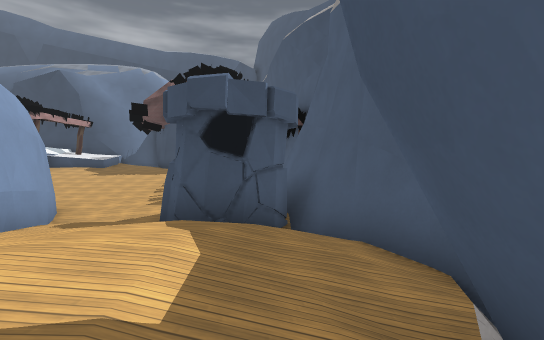
[1] (above)

12 first-person views from a walk through a level from a Godot 3-D game. The camera is 1.3 m above the floor, tilts 4° down and sees 90° across. The floor is counted in squares, 2 m on a side. Each view is taken from the middle of a square. On the plan, view 1 faces up. The plan holds only what a view shows up to about 9 squares ahead; the rest is blank. The place goes on beyond the plan. Some surface patterns are stand-ins.

[2]
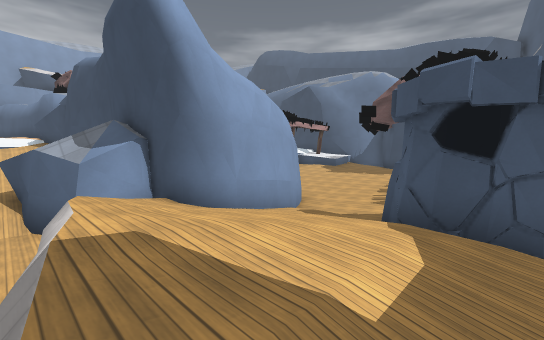

[3]
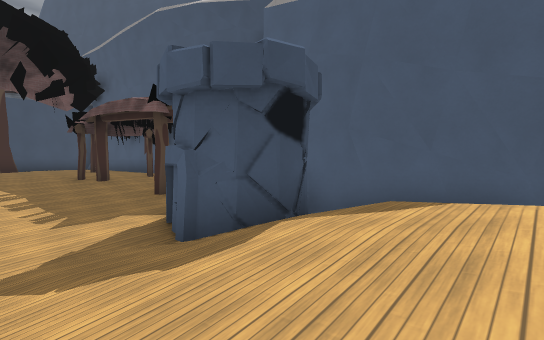

[4]
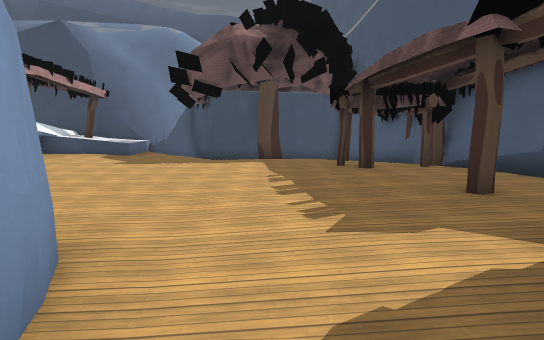

[5]
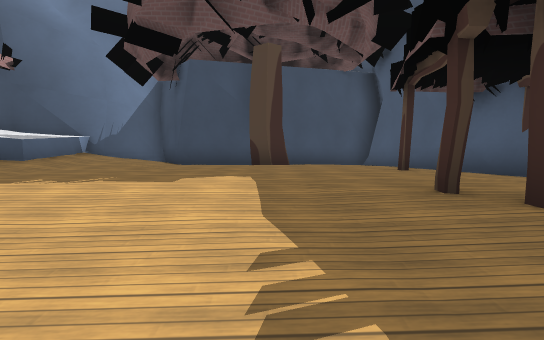

[6]
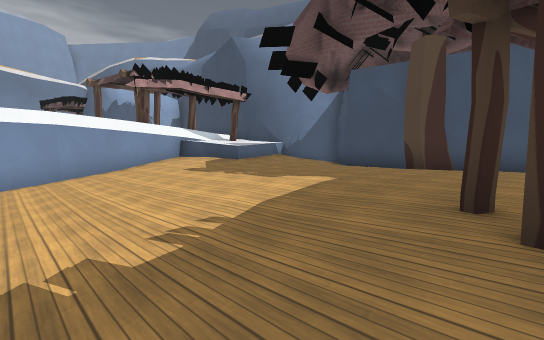

[7]
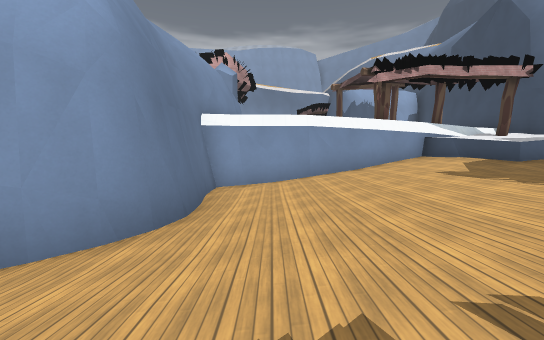

[8]
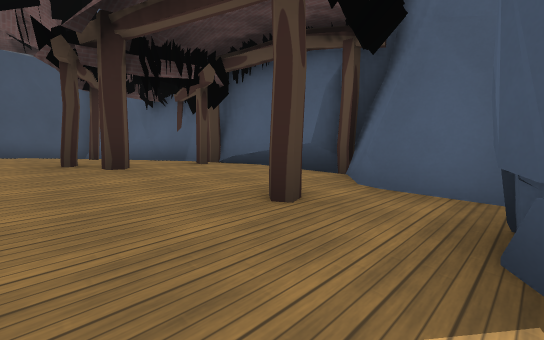

[9]
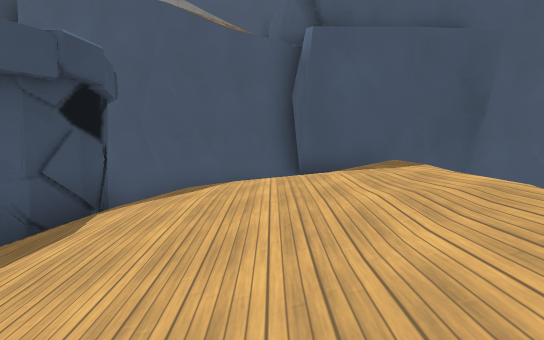

[10]
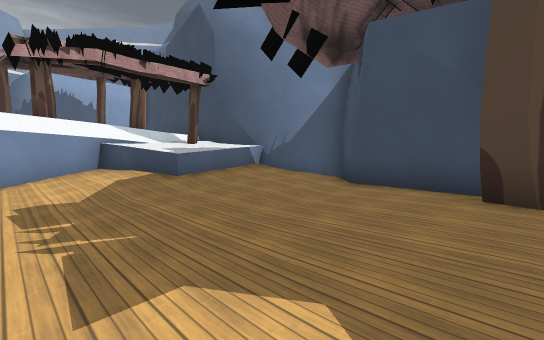

[11]
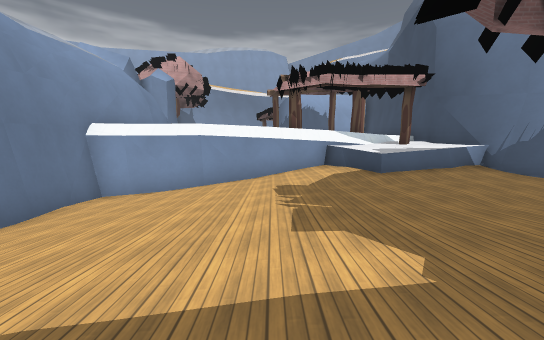

[12]
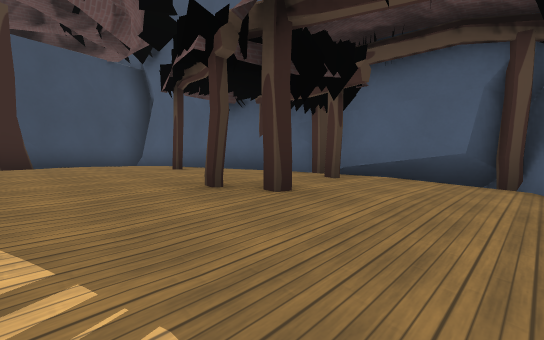

### Floor plan
Key: @ floor where view 1 was taken; # wall or solid block; x gap in a wall; . main floor; : floor 0.25 m higher than the main floor; - floor 0.25 m lower than the main floor; + floor 0.5 m higher than the main floor; _ floor 0.5 m lower than the main floor; * floor 0.75 m higher than the main floor; < floor 0.75 m lower than the main floor; % floor 1 m higher than the main floor; ( floor 1 m lower than the main floor; ! floor 1.25 m lower than the main floor; / step, stairs or slope; ^ raised ledge; v drop or lower ground; H hut; T tower; R tree.
Columns run from 12 left of view 1 to 3 right of it. Each row starts with its distance up from view 1.
 18    #########
 17 ####:.--R   #
 16 ##^^:......-#
 15 #^^^:......-#
 14 ##^:......#-#
 13  #::......../
 12  #........H.##
 11  #_-------Hx##
 10  #<<<<____---##
  9  #(<<<<<<<_#_H#
  8  ##((!((<<<<###
  7   #####!!(<TT#
  6       #/!!T T#
  5       ##<<TTT##
  4       ##_-.///#
  3      ##-.::::/#
  2      #v::+**:-#
  1     #^ v**%*/###
  0 vvv^vvvvvvvv@#
 -1              v

Positions as (right, up) in squares from view 1, and headings:
1: (0, 0), facing up
2: (0, 0), facing up-left
3: (-4, 2), facing up-right
4: (-4, 5), facing up
5: (-4, 9), facing up
6: (-2, 9), facing up-left
7: (-3, 9), facing left
8: (-3, 7), facing up-right
9: (-5, 2), facing right
10: (-4, 12), facing up-left
11: (-3, 12), facing left
12: (-4, 9), facing up-right
